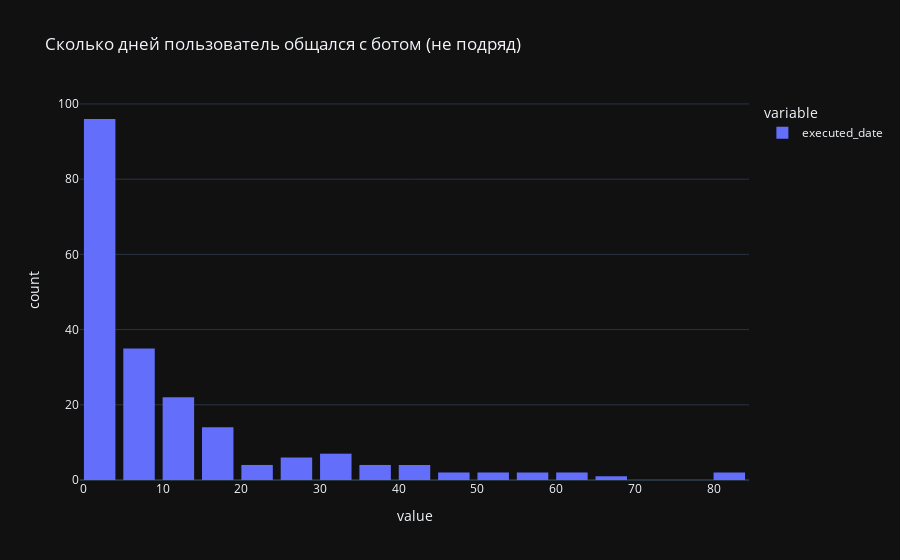

Source (notebook cell):
### Code cell
usage_days = messages_df.groupby('user_id')['executed_date'].nunique()
fig = px.histogram(usage_days, title='Сколько дней пользователь общался с ботом (не подряд)', nbins=30)
fig.update_layout(bargap=0.2)
# fig.update_xaxes(type='category')

### Figure 1 — Plotly figure (JSON) as saved in the notebook; plotly's stock layout.template omitted (floating-point values rounded to 4 significant figures; data arrays with more than 128 entries replaced by an {"elided": "..."} marker saying what was removed)
{"data": [{"alignmentgroup": "True", "bingroup": "x", "hovertemplate": "variable=executed_date<br>value=%{x}<br>count=%{y}<extra></extra>", "legendgroup": "executed_date", "marker": {"color": "#636efa", "pattern": {"shape": ""}}, "name": "executed_date", "nbinsx": 30, "offsetgroup": "executed_date", "orientation": "v", "showlegend": true, "x": {"elided": "203 int values"}, "xaxis": "x", "yaxis": "y", "type": "histogram"}], "layout": {"xaxis": {"anchor": "y", "domain": [0.0, 1.0], "title": {"text": "value"}}, "yaxis": {"anchor": "x", "domain": [0.0, 1.0], "title": {"text": "count"}}, "legend": {"title": {"text": "variable"}, "tracegroupgap": 0}, "title": {"text": "Сколько дней пользователь общался с ботом (не подряд)"}, "barmode": "relative", "bargap": 0.2}}
